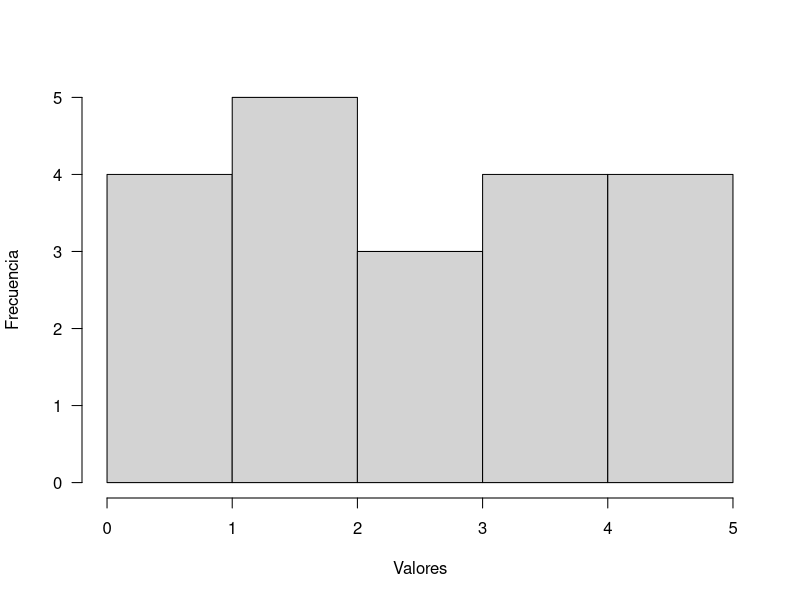

This chart was generated by the following R code:
##########################################################
##### CURSO Modelado y estimación de ocupación para  #####
#####  poblaciones y comunidades de especies bajo    #####
#####           enfoque Bayesiano.                   #####
#######      CCT Mendoza - ABRIL 2023                #####
##########################################################
###########         Ejemplo 1 - Módulo 2         #########
###########             Probabilidades           #########
##########################################################

# Para las funciones de probabilidad estándares, en r hay funciones que permiten
# generar valores dentro de esa probabilidad (r), calcular probablidades (d),
# calcular probabilidades acumuladas (p) y determinar cuantiles (q).

# Cada función tiene nombres y argumentos específicos:
# Normal: rnorm(), dnorm(), pnorm(), qnorm() 
# Poisson: rpois(), dpois(), ppois(), qpois()
# Binomial: rbin(), dbin(), pbin(), qbin()

# DISTRIBUCIONES DISCRETAS----

# ---------#
#  Poisson #
# ---------#
# Simulemos conteos de individuos en 20 grillas, que poseen una media de
# 3 individuos por grilla 

y <- rpois(n = 20, lambda = 3)
hist(y, xlab = "Valores", ylab = "Frecuencia", main = "",
     bty =  "n",  las = 1)

# Para ver en detalle argumentos para  modificar los gráficos los puede
# explorar en ?par

# Para calcular la probabilidad de obtener 5 conteos de individuos por grilla utilizamos
dpois(5, lambda = 3) 

# Para calcular la probabilidad de obtener un valor menor o igual a 5,
ppois(5, lambda = 3)

# Actividad ----
# 1) ¿Cómo cambia la forma de la distribución de Poisson a medida que cambia λ?
# 2) Genere 10 valores con un valor de lambda de 1.4 
# 3) ¿Cuál es la probabilidad de obtener y = 0 para para λ = 1.3?
# 4) ¿Cuál es la probabilidad de y > 5 para λ=1.3?

# DISTRIBUCIONES CONTINUAS----
# ---------#
#  Normal  #
# ---------#

rnorm(2,0.5,0.03)
